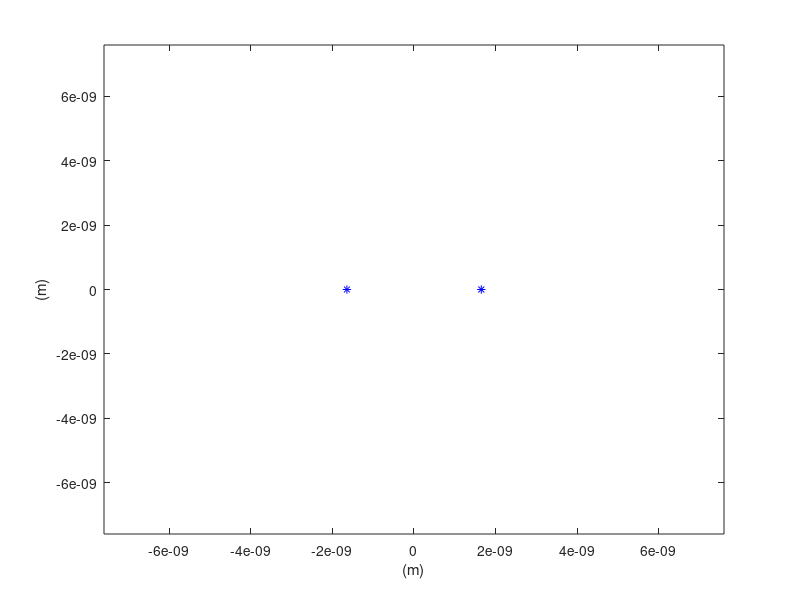
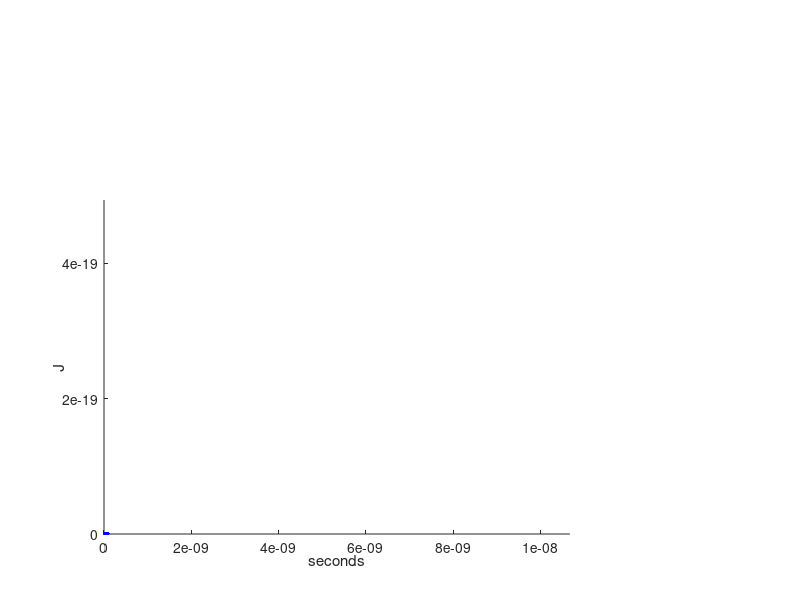

These charts were generated, in order, by the following MATLAB code: (Note: this script raises an error after producing the figures.)
clear all
close all
clc

num = 2; % number of particles
h = 10.^-15;
bound = 4.*10.^-9./2;
eps = 1.66.*10.^-21;
sig = 3.4.*10.^-10;
rm = 2.^(1./6).*sig;
rc = 2.5.*sig;
m = 39.948./(6.022.*10.^23).*10.^-3;
t = 0;
space = 1000;

pos = zeros(num,2);
vlc = zeros(num,2);
foc = zeros(num,2);

% (a) change num to 2
pos(1,1) = 5.*10.^-10./-2;
pos(2,1) = 5.*10.^-10./2;

% % (b) change num to 3
% pos(1,2) = 3.8164.*10.^-10 ./-2;
% pos(2,2) = 3.8164.*10.^-10 ./ 2;
% pos(3,1) = -bound;
% vlc(3,1) = 300;

% % (c) change num to 2
% pos(1,1) = 5.*10.^-10./-2;
% pos(2,1) = 5.*10.^-10./2;
% vlc(1,1) = 15.8;
% vlc(2,1) = -17.67.*cos(26.56./180.*pi);
% vlc(2,2) = 17.67.*sin(26.56./180.*pi);

cnt = 1;
for loop=1:10.^-10./h+1
    if(rem(loop,space)==1)
% FOR TRAJECTORY
        figure(1)
        clf
        for i=1:num
           plot(pos(i,1),pos(i,2),'b*')
           xlabel('(m)')
           ylabel('(m)')
           hold on
        end
        axis([-bound bound -bound bound])
        frames(cnt) = getframe(gcf);
        cnt = cnt + 1;
        
% FOR TOTAL ENERGY
        Ek = 0;
        t = t + space.*h;
        for i=1:num
            Ek = Ek + 1./2.*m.*(vlc(i,1).^2+vlc(i,2).^2);
        end
        Ep = 0.0;
        for i=1:num
            for j=1:num
                if(i==j) 
                    continue
                end
                dist2 = (pos(i,1)-pos(j,1)).^2+(pos(i,2)-pos(j,2)).^2;
                if(dist2 <= rc.^2)
                    dist2i = sig.^2./dist2;
                    Ep = Ep - eps.*(dist2i.^6-2.*dist2i.^3);
                end
            end
        end
        figure(2), hold on
        plot(t,Ek+Ep,'b.')
        axis([0 10.^-10 0 inf])
        xlabel('seconds')
        ylabel('J')

   end
    
   for i=1:num
       foc(i,1) = 0;
       foc(i,2) = 0;
       for j=1:num
           if(i~=j)
                distx = pos(j,1)-pos(i,1);
                disty = pos(j,2)-pos(i,2);
                dist = (distx.^2+disty.^2).^(1./2);
                F_SCALAR = 12.*eps./rm.*((rm./dist).^13-(rm./dist).^7);
                foc(i,1) = foc(i,1) + F_SCALAR.*distx./dist;
                foc(i,2) = foc(i,2) + F_SCALAR.*disty./dist;
           end
       end
       
       for k=1:2
            pos(i,k) = pos(i,k) + h.*vlc(i,k) + h.^2./m./2.*foc(i,k);
            vlc(i,k) = vlc(i,k) + h./m.*foc(i,k);
            if(abs(pos(i,k))>bound)
                if(pos(i,k)>bound)
                    pos(i,k) = 2.*bound-pos(i,k);
                end
                if(pos(i,k)<-bound)
                    pos(i,k) = 2.*-bound-pos(i,k);
                end
                vlc(i,k) = -vlc(i,k);
            end
       end
   end
end

dt=0.05;
for i=1:length(frames)
    [image,map]=frame2im(frames(i));
    [im,map2]=rgb2ind(image,128);
    if i==1
        imwrite(im,map2,'move_pic.gif','gif','writeMode','overwrite','delaytime',dt,'loopcount',inf);
    else
        imwrite(im,map2,'move_pic.gif','gif','writeMode','append','delaytime',dt);
    end
end